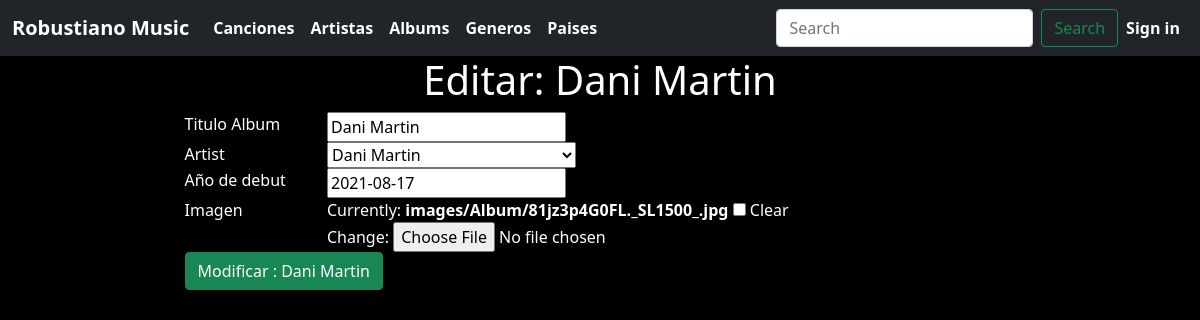
Screenshot of /album/modify/20 with the database file from the repository.
### catalog/models.py (models this page shows, shortened)
class Album(models.Model):
    title = CharField("Titulo Album", max_length=80)
    artist = models.ForeignKey(Artist, on_delete=models.CASCADE, null=True)
    releaseDate = DateField("Año de debut")
    image = models.ImageField("Imagen",upload_to='images/Album', null=True, blank=True)

### catalog/views.py (the view, shortened to what this page needs)
# urls.py: path('album/modify/<int:pk>',  ModifyAlbum.as_view(), name='modify_album'),
class ModifyAlbum(generic.UpdateView, LoginRequiredMixin):
        model = Album
        fields = '__all__'
        template_name = 'modify/modify_album.html'

### catalog/models.py (called while the page is built)
    def __str__(self) :
        return self.name

### catalog/templates/modify/modify_album.html (shortened to what this page needs)
{% extends "base.html" %} {% block title %} Modificar :{{form.title.value}} {% endblock %} {%
    {% block content %}
    <div class="container text-white" >
        <div id="doc-header" class="doc-header text-center">
            <h1 class="doc-title">Editar: {{form.title.value}}</h1>
        </div>
        <div class="doc-body row justify-content-md-center" >
            <div class="doc-content col-md-9 col-12 order-1">
                <div class="content-inner">
                    <section id="dashboards" class="doc-section">
                        <div class="section-block">
                            <form action="" method="post" enctype="multipart/form-data">
                                <div class="form-group row justify-content-md-center">
                                    <label  class="col-sm-2 form-control-label">{{form.title.label}}</label>
                                    <div class="col-sm-10">
                                        {{form.title}}
                                    </div>
                                </div>
                                <div class="form-group row justify-content-md-center">
                                    <label  class="col-sm-2 form-control-label">{{form.artist.label}}</label>
                                    <div class="col-sm-10">
                                        {{form.artist}}
                                    </div>
                                </div>
                                <div class="form-group row justify-content-md-center">
                                    <label  class="col-sm-2 form-control-label">{{form.releaseDate.label}}</label>
                                    <div class="col-sm-10">
                                        {{form.releaseDate}}
                                    </div>
                                </div>
                                <div class="form-group row justify-content-md-center">
                                    <label  class="col-sm-2 form-control-label">{{form.image.label}}</label>
                                    <div class="col-sm-10">
                                        {{form.image}}
                                    </div>
                                </div>
                                <div class="form-group row justify-content-md-center">
                                    <div class="col-sm-offset-6 ">
                                        <button type="submit" class="btn btn-success">Modificar : {{form.title.value}}</button>
                                    </div>
                                </div>
                            </form>
                        </div>
                    </section>
                </div>
            </div>
        </div>
    </div>
    {% endblock %}

### media/styles/styles.css (style rules this page uses)
a { text-decoration: none; color: white; font-weight: bold; }

### rows the page displays
Album: title.value "Dani Martin", title "Dani Martin", artist "Dani Martin", releaseDate "2021-08-17"
